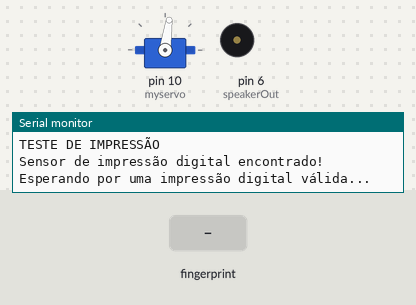
A sketch run on a simulated Arduino Uno, built with avr-gcc and run on an emulated ATmega328P. Shown: servo, buzzer (waves = sounding, pin HIGH), the last lines printed to the serial monitor. The inputs (shaded band) are chosen by the test bench.

Above: at 2.7 s.
2.8 s: finger stored as number 1 placed on the sensor
At 3.4 s:
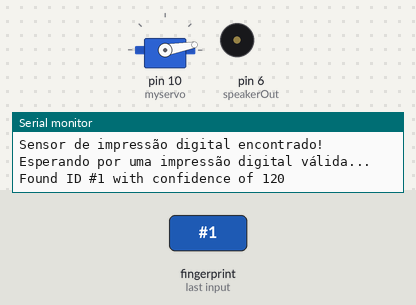
Timing chart, 0 to 5.8 s (numbered marks = the images above; inputs shaded):
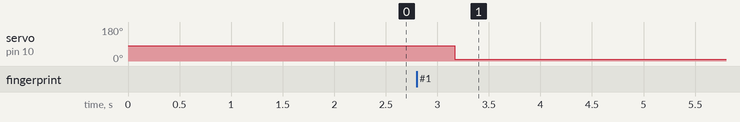

The sketch:

caixabiometrica.ino
```cpp
#include <Servo.h>
#include <Adafruit_Fingerprint.h>
#if ARDUINO >= 100
 #include <SoftwareSerial.h>
#else
 #include <NewSoftSerial.h>
#endif

int getFingerprintIDez();

Servo myservo;
int pos = 0;            // Armazena a posição servo
int servoLock = 0;      // Se o servo está atualmente na posição travada ou aberta
int mytimer = 0;        // Um temporizador que é incrementado em cada loop.Desliga o dispositivo após inatividade.

int speakerOut = 6; // Alarme
int printID = -1;   // Variável para armazenar a impressão digital atual identificada (indexada de zero)

// pin #2 is IN from sensor (Fio verde)
// pin #3 is OUT from arduino  (fio branco)
#if ARDUINO >= 100
SoftwareSerial mySerial(2, 3);
#else
NewSoftSerial mySerial(2, 3);
#endif

Adafruit_Fingerprint finger = Adafruit_Fingerprint(&mySerial);

void setup()
{
  Serial.begin(9600);
  Serial.println("TESTE DE IMPRESSÃO");

  myservo.attach(10);
  myservo.write(82);

  pinMode(8, INPUT);    // Controle lógico do interruptor de energia
  digitalWrite(8, LOW); // Set Low para ligar, High para desligar

  pinMode(speakerOut, OUTPUT);

  finger.begin(57600); // definir a taxa de dados para a porta serial do sensor

  if (finger.verifyPassword()) {
    Serial.println("Sensor de impressão digital encontrado!");
  } else {
    Serial.println("Não encontrou o sensor de impressão digital :(");
    while (1);
  }
  Serial.println("Esperando por uma impressão digital válida...");

  delay(500);
  myservo.detach();   // Retire o servo para economizar desgaste de energia
}

void loop()
{
  printID = getFingerprintIDez();
  if(printID >= 0) {
    //Impressão digital válida, agora mude a posição do servo
    myservo.attach(10);
    if(servoLock == 0) {
      myservo.write(10);
      servoLock = 1;
    } else {
      myservo.write(82);
      servoLock = 0;
    }
    delay(1000);
    myservo.detach();
    mytimer = 0;        // Reseta o temporizador, dispositivo ainda em uso
  } else if (printID == -2) {
    // Varredura ruim
    analogWrite(speakerOut,100);    // ALARME!!!!
    delay(500);
    analogWrite(speakerOut,0);
  } else if(printID == -3) {
    // Impressão inválida!
    analogWrite(speakerOut,200);    // ALARME DIFERENTE !!!
    delay(1000);
    analogWrite(speakerOut,0);
  }

  delay(100);
  if(mytimer >= 100) {
    // O dispositivo ficou inativo por 100 loops, desative o ajuste do interruptor Pololu.
    digitalWrite(8, HIGH);
    Serial.println("Desligado");
  } else {
    mytimer++;
  }
}

uint8_t getFingerprintID() {
  uint8_t p = finger.getImage();
  switch (p) {
    case FINGERPRINT_OK:
      Serial.println("Imagem tirada");
      break;
    case FINGERPRINT_NOFINGER:
      Serial.println("Impressão não detectada");
      return p;
    case FINGERPRINT_PACKETRECIEVEERR:
      Serial.println("erro de comunicação");
      return p;
    case FINGERPRINT_IMAGEFAIL:
      Serial.println("erro de imagem");
      return p;
    default:
      Serial.println("Erro deconhecido");
      return p;
  }

  // OK successo!

  p = finger.image2Tz();
  switch (p) {
    case FINGERPRINT_OK:
      Serial.println("Imagem convertida");
      break;
    case FINGERPRINT_IMAGEMESS:
      Serial.println("Imagem muito bagunçada");
      return p;
    case FINGERPRINT_PACKETRECIEVEERR:
      Serial.println("Erro de comunicação");
      return p;
    case FINGERPRINT_FEATUREFAIL:
      Serial.println("Não foi possível encontrar recursos de impressão digital");
      return p;
    case FINGERPRINT_INVALIDIMAGE:
      Serial.println("Não foi possível encontrar recursos de impressão digital");
      return p;
    default:
      Serial.println("Erro desconhecido");
      return p;
  }

  // OK convertido!
  p = finger.fingerFastSearch();
  if (p == FINGERPRINT_OK) {
    Serial.println("Encontrou uma correspondência de impressão!");
  } else if (p == FINGERPRINT_PACKETRECIEVEERR) {
    Serial.println("Erro de comunicação");
    return p;
  } else if (p == FINGERPRINT_NOTFOUND) {
    Serial.println("Não encontrou uma correspondência");
    return p;
  } else {
    Serial.println("Erro desconhecido");
    return p;
  }

  // Encontrou correspondência!
  Serial.print("Found ID #"); Serial.print(finger.fingerID);
  Serial.print(" with confidence of "); Serial.println(finger.confidence);

}

// retorna -1 se falhar, caso contrário, retorna ID #
int getFingerprintIDez() {
  uint8_t p = finger.getImage();
  if (p != FINGERPRINT_OK)  return -1;

  p = finger.image2Tz();
  if (p != FINGERPRINT_OK)  return -2;

  p = finger.fingerFastSearch();
  if (p != FINGERPRINT_OK)  return -3;

  // Encontrou correspondência!
  Serial.print("Found ID #"); Serial.print(finger.fingerID);
  Serial.print(" with confidence of "); Serial.println(finger.confidence);
  return finger.fingerID;}
```

Measured:
- after the input at 2.8 s, servo on pin 10 (myservo): 82° → 10° after 0.37 s
